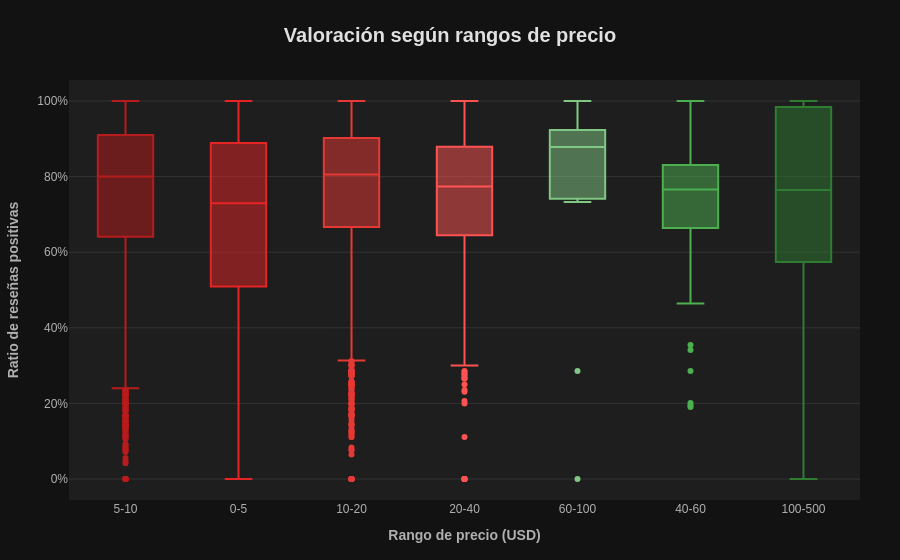

Notebook source saved alongside this figure:
### Markdown cell above
## 3. Impacto del Precio en la Valoración del Usuario

**Pregunta de investigación:** ¿Existe una correlación directa entre el precio de un juego y su valoración, o los usuarios son más críticos con los juegos más caros?

### Code cell
df_filtrado_box = steam_data[(steam_data['price'] > 0) & (steam_data['price'] <= 500)].copy()
bins = [0, 5, 10, 20, 40, 60, 100, 500]
etiquetas = ["0-5", "5-10", "10-20", "20-40", "40-60", "60-100", "100-500"]
df_filtrado_box['price_bin'] = pd.cut(df_filtrado_box['price'], bins=bins, labels=etiquetas)

fig = px.box(
    df_filtrado_box,
    x="price_bin",
    y="ratio_positivo",
    color="price_bin",
    color_discrete_sequence=["#B71C1C", "#E62424", "#E53935", "#FF5252", "#81C784", "#4CAF50", "#2E7D32"]
)

fig.update_layout(
    template="plotly_dark",
    paper_bgcolor="#121212",
    plot_bgcolor="#1E1E1E",
    title={
        'text': "<b>Valoración según rangos de precio</b>",
        'y': 0.95,
        'x': 0.5,
        'xanchor': 'center',
        'yanchor': 'top',
        'font': dict(size=20, color="#E0E0E0")
    },
    xaxis_title="<b>Rango de precio (USD)</b>",
    yaxis_title="<b>Ratio de reseñas positivas</b>",
    yaxis=dict(
        tickformat=".0%",
        showgrid=True,
        gridcolor="#333333",
        zeroline=False
    ),
    xaxis=dict(
        showgrid=False,
        zeroline=False
    ),
    font=dict(
        family="Helvetica, Arial, sans-serif",
        size=12,
        color="#B0B0B0"
    ),
    showlegend=False,
    margin=dict(l=60, r=40, t=80, b=60)
)

fig.show()

### Figure 1 — Plotly figure (JSON) as saved in the notebook; plotly's stock layout.template omitted (floating-point values rounded to 4 significant figures; data arrays with more than 128 entries replaced by an {"elided": "..."} marker saying what was removed)
{"data": [{"alignmentgroup": "True", "hovertemplate": "price_bin=%{x}<br>ratio_positivo=%{y}<extra></extra>", "legendgroup": "5-10", "marker": {"color": "#B71C1C"}, "name": "5-10", "notched": false, "offsetgroup": "5-10", "orientation": "v", "showlegend": true, "type": "box", "x": {"elided": "6300 str values"}, "x0": " ", "xaxis": "x", "y": {"elided": "6300 float values"}, "y0": " ", "yaxis": "y"}, {"alignmentgroup": "True", "hovertemplate": "price_bin=%{x}<br>ratio_positivo=%{y}<extra></extra>", "legendgroup": "0-5", "marker": {"color": "#E62424"}, "name": "0-5", "notched": false, "offsetgroup": "0-5", "orientation": "v", "showlegend": true, "type": "box", "x": {"elided": "13293 str values"}, "x0": " ", "xaxis": "x", "y": {"elided": "13293 float values"}, "y0": " ", "yaxis": "y"}, {"alignmentgroup": "True", "hovertemplate": "price_bin=%{x}<br>ratio_positivo=%{y}<extra></extra>", "legendgroup": "10-20", "marker": {"color": "#E53935"}, "name": "10-20", "notched": false, "offsetgroup": "10-20", "orientation": "v", "showlegend": true, "type": "box", "x": {"elided": "3999 str values"}, "x0": " ", "xaxis": "x", "y": {"elided": "3999 float values"}, "y0": " ", "yaxis": "y"}, {"alignmentgroup": "True", "hovertemplate": "price_bin=%{x}<br>ratio_positivo=%{y}<extra></extra>", "legendgroup": "20-40", "marker": {"color": "#FF5252"}, "name": "20-40", "notched": false, "offsetgroup": "20-40", "orientation": "v", "showlegend": true, "type": "box", "x": {"elided": "808 str values"}, "x0": " ", "xaxis": "x", "y": {"elided": "808 float values"}, "y0": " ", "yaxis": "y"}, {"alignmentgroup": "True", "hovertemplate": "price_bin=%{x}<br>ratio_positivo=%{y}<extra></extra>", "legendgroup": "60-100", "marker": {"color": "#81C784"}, "name": "60-100", "notched": false, "offsetgroup": "60-100", "orientation": "v", "showlegend": true, "type": "box", "x": ["60-100", "60-100", "60-100", "60-100", "60-100", "60-100", "60-100", "60-100", "60-100", "60-100", "60-100", "60-100", "60-100", "60-100", "60-100", "60-100", "60-100", "60-100", "60-100"], "x0": " ", "xaxis": "x", "y": [0.9375, 0.8889, 0.8967, 0.7326, 0.7333, 0.8446, 0.8929, 0.8786, 0.94, 0.0, 0.8889, 0.2857, 0.8065, 0.7609, 0.9322, 1.0, 0.7353, 1.0, 0.8485], "y0": " ", "yaxis": "y"}, {"alignmentgroup": "True", "hovertemplate": "price_bin=%{x}<br>ratio_positivo=%{y}<extra></extra>", "legendgroup": "40-60", "marker": {"color": "#4CAF50"}, "name": "40-60", "notched": false, "offsetgroup": "40-60", "orientation": "v", "showlegend": true, "type": "box", "x": ["40-60", "40-60", "40-60", "40-60", "40-60", "40-60", "40-60", "40-60", "40-60", "40-60", "40-60", "40-60", "40-60", "40-60", "40-60", "40-60", "40-60", "40-60", "40-60", "40-60", "40-60", "40-60", "40-60", "40-60", "40-60", "40-60", "40-60", "40-60", "40-60", "40-60", "40-60", "40-60", "40-60", "40-60", "40-60", "40-60", "40-60", "40-60", "40-60", "40-60", "40-60", "40-60", "40-60", "40-60", "40-60", "40-60", "40-60", "40-60", "40-60", "40-60", "40-60", "40-60", "40-60", "40-60", "40-60", "40-60", "40-60", "40-60", "40-60", "40-60", "40-60", "40-60", "40-60", "40-60", "40-60", "40-60", "40-60", "40-60", "40-60", "40-60", "40-60", "40-60", "40-60", "40-60", "40-60", "40-60", "40-60", "40-60", "40-60", "40-60", "40-60", "40-60", "40-60", "40-60", "40-60"], "x0": " ", "xaxis": "x", "y": [0.9414, 0.7682, 0.8211, 0.1905, 0.746, 0.681, 0.6102, 0.7013, 0.7909, 0.6853, 0.814, 0.6, 0.6649, 0.4642, 0.7059, 0.6606, 0.762, 0.5767, 0.7057, 0.8315, 0.7877, 0.7158, 1.0, 0.6627, 0.7273, 0.7376, 0.8277, 0.7957, 0.8393, 0.7275, 0.5647, 0.8966, 0.7058, 0.8065, 0.783, 0.741, 0.8313, 0.3544, 0.8213, 0.6766, 0.2857, 0.8157, 0.7952, 0.6784, 0.4937, 0.7963, 0.8075, 0.6432, 0.6711, 0.8405, 0.9027, 0.8346, 0.855, 0.9223, 0.7071, 0.7897, 0.3413, 0.7763, 0.5072, 0.8091, 0.8218, 0.6, 0.6028, 0.6254, 0.2008, 0.7981, 0.8309, 0.7108, 0.9197, 0.8772, 0.7658, 0.821, 0.8769, 0.5605, 0.8525, 0.8533, 0.6349, 0.881, 0.8603, 0.1944, 0.9587, 0.8447, 0.87, 0.6818, 0.75], "y0": " ", "yaxis": "y"}, {"alignmentgroup": "True", "hovertemplate": "price_bin=%{x}<br>ratio_positivo=%{y}<extra></extra>", "legendgroup": "100-500", "marker": {"color": "#2E7D32"}, "name": "100-500", "notched": false, "offsetgroup": "100-500", "orientation": "v", "showlegend": true, "type": "box", "x": ["100-500", "100-500", "100-500", "100-500", "100-500", "100-500", "100-500", "100-500", "100-500", "100-500", "100-500"], "x0": " ", "xaxis": "x", "y": [0.9375, 1.0, 0.0, 0.7647, 0.5714, 1.0, 0.65, 0.5833, 0.3333, 1.0, 0.8], "y0": " ", "yaxis": "y"}], "layout": {"boxmode": "overlay", "font": {"color": "#B0B0B0", "family": "Helvetica, Arial, sans-serif", "size": 12}, "legend": {"title": {"text": "price_bin"}, "tracegroupgap": 0}, "margin": {"b": 60, "l": 60, "r": 40, "t": 80}, "paper_bgcolor": "#121212", "plot_bgcolor": "#1E1E1E", "showlegend": false, "title": {"font": {"color": "#E0E0E0", "size": 20}, "text": "<b>Valoración según rangos de precio</b>", "x": 0.5, "xanchor": "center", "y": 0.95, "yanchor": "top"}, "xaxis": {"anchor": "y", "categoryarray": ["5-10", "0-5", "10-20", "20-40", "60-100", "40-60", "100-500"], "categoryorder": "array", "domain": [0, 1], "showgrid": false, "title": {"text": "<b>Rango de precio (USD)</b>"}, "zeroline": false}, "yaxis": {"anchor": "x", "domain": [0, 1], "gridcolor": "#333333", "showgrid": true, "tickformat": ".0%", "title": {"text": "<b>Ratio de reseñas positivas</b>"}, "zeroline": false}}}
